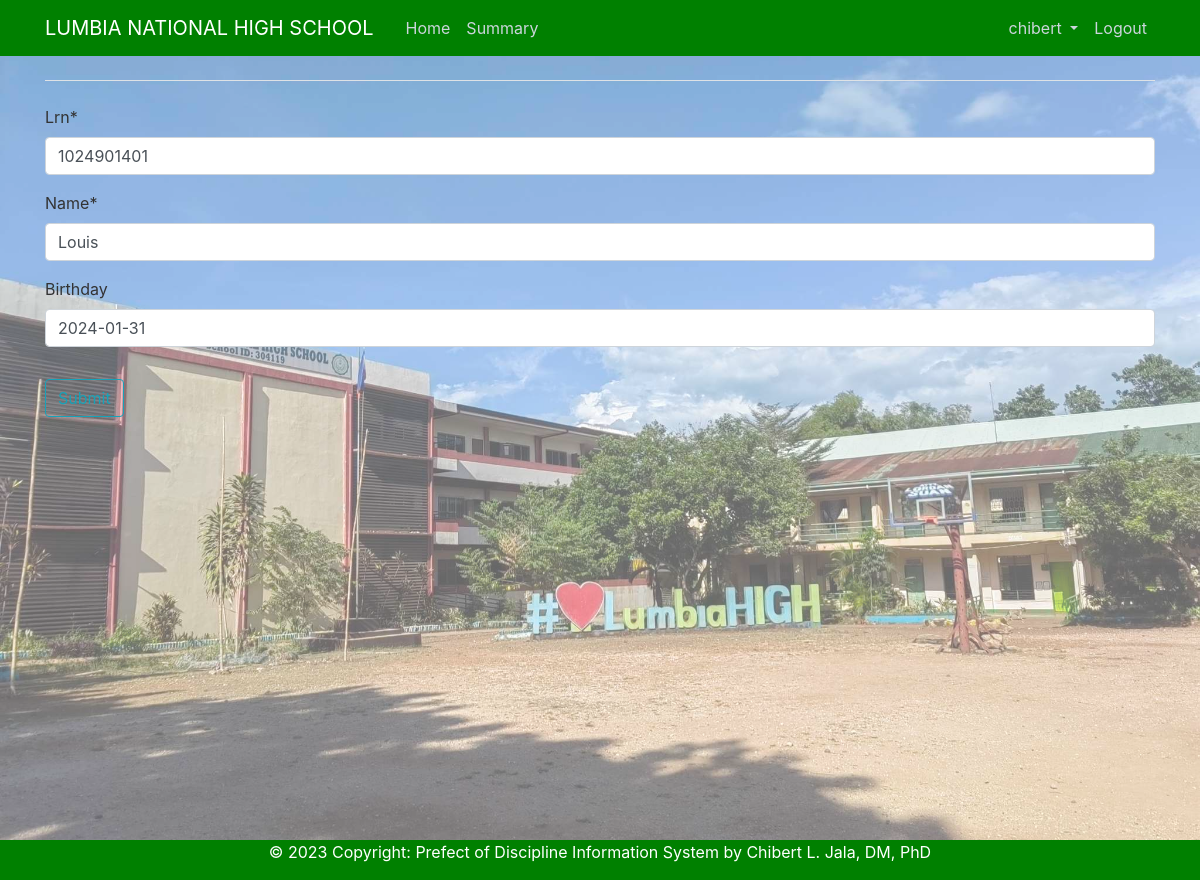
The page /update/6/ (signed in) on the database its author committed.
### disciplinetracking/models.py (models this page shows, shortened)
class Student(models.Model):
    lrn = models.IntegerField(unique=True)
    name = models.CharField(max_length=255)
    birthday = models.DateField(blank=True, null=True)
    date_posted = models.DateTimeField(auto_now_add=True)
    created_by = models.ForeignKey(User, on_delete=models.RESTRICT)

### disciplinetracking/views.py (the view)
# urls.py: path('update/<int:pk>/',PostUpdateView.as_view(),name='disciplinetracking-update'),
class PostUpdateView(LoginRequiredMixin, UpdateView):
	model = Student
	form_class = StudentRegisterForm
	template_name = "disciplinetracking/update_student_view.html"

### disciplinetracking/forms.py
class StudentRegisterForm(forms.ModelForm):
    class Meta:
        model = Student
        fields = ['lrn', 'name', 'birthday']
        widgets = {
            "birthday": DatePickerInput(),
        }

### disciplinetracking/templates/disciplinetracking/update_student_view.html (shortened to what this page needs)
{% extends "disciplinetracking/base.html" %}
{% load crispy_forms_tags %}
{% block content %}
	<div class="content-section">
		<form method="POST">
			<fieldset class="form-group">
				<legend class="border-bottom mb-4"></legend>
			{{ form|crispy }}
			</fieldset>
			<div class="form-group">
				<button class="btn btn-outline-info" type="submit">Submit</button>
			</div>
		</form>
	</div>
{% endblock content %}

### disciplinetracking/templates/disciplinetracking/base.html (shortened to what this page needs)
{% load static %}
<!DOCTYPE html>
<html lang="en">
<head>
    <link rel="stylesheet" href="https://cdn.jsdelivr.net/npm/bootstrap@4.0.0/dist/css/bootstrap.min.css">
    <link rel="stylesheet" type="text/css" href="{% static 'disciplinetracking/main.css' %}">
    <link rel="stylesheet" href="https://code.jquery.com/jquery-3.3.1.min.js">
</head>
<body style="display: flex;flex-direction:column;min-height:100vh;">
    <header class="site-header">
        <nav class="navbar navbar-expand-md navbar-dark bg-steel fixed-top">
          <div class="container">
            <a class="navbar-brand mr-4" href="{% url 'disciplinetracking-home' %}">LUMBIA NATIONAL HIGH SCHOOL</a>
            <div class="collapse navbar-collapse" id="navbarToggle">
              <div class="navbar-nav mr-auto">
                <a class="nav-item nav-link" href="{% url 'disciplinetracking-home' %}">Home</a>
                <a class="nav-item nav-link" href="{% url 'offense_summary' %}">Summary</a>
              </div>
              <div class="navbar-nav">
                {% if user.is_authenticated %}
                <ul class="navbar-nav mr-auto">
                <li class="nav-item dropdown">
                  <a class="nav-link dropdown-toggle" href="#" id="navbarDropdown" role="button" data-toggle="dropdown" aria-haspopup="true" aria-expanded="false">
                    {{ user }}
                  </a>
                </li>
              </ul>
	                <a class="nav-item nav-link" href="{% url 'logout' %}">Logout</a>
                {% else %}
                <a class="nav-item nav-link" href="{% url 'login' %}">Log In</a>
                {% endif %}
              </div>
            </div>
          </div>
        </nav>
      </header>
    <main role="main" class="container" style="flex:1;">
            {% block content %}{% endblock %}
      </main>
      <div class="footer" style="background-color:green;text-align:center;color:white;padding:0px;">
        <p>&copy; 2023 Copyright: <a href="#" style="color:white;">Prefect of Discipline Information System by Chibert L. Jala, DM, PhD</a></p>
    </div>
</body>
</html>

### disciplinetracking/static/disciplinetracking/main.css (style rules this page uses)
body { color: #333333; margin-top: 5rem; position:relative; }
body::before { background-image: url('../../media/lumbia_background.jpg'); background-repeat: repeat; background-attachment: fixed; background-size: cover; content: ''; position: fixed; top: 0; left: 0; width: 100%; height: 100%; z-index: -1; background-size: cover; opacity: 0.6; }
ul { margin: 0; }
.bg-steel { background-color: green; }
.site-header .navbar-nav .nav-link { color: #cbd5db; }
.footer { background-color:green; padding: 10px; text-align: center; color:black; }

### rows shown on the page
Student: lrn "1024901401", name "Louis", birthday "2024-01-31"

### other values the page prints
{{ user }} "chibert"
